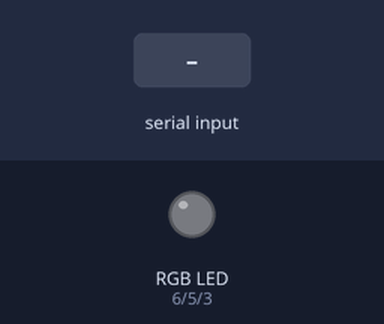
The sketch below on a simulated Arduino Uno, built with avr-gcc and run on an emulated ATmega328P. Parts: an RGB LED mixed from three pins (HIGH = lit). The inputs (shaded band) are chosen by the test bench. Dim RGB values are drawn brighter than linear.

Above: at 1.2 s.
1.3 s: "a" received over Serial
At 4.2 s:
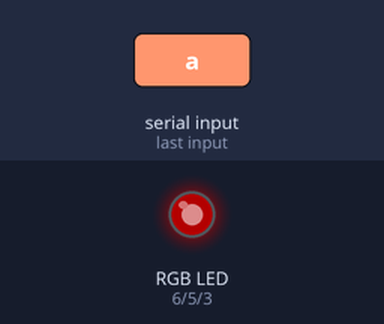
4.3 s: "b" received over Serial
At 7.2 s:
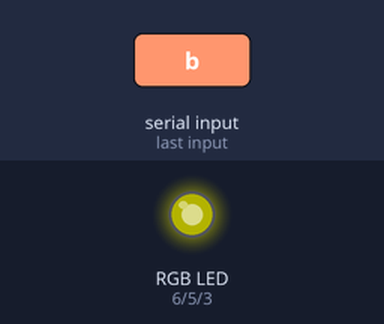
7.3 s: "c" received over Serial
At 10.2 s:
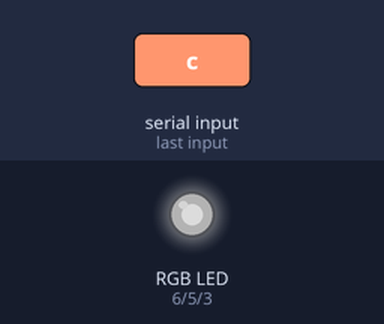
10.3 s: "d" received over Serial
At 11.7 s:
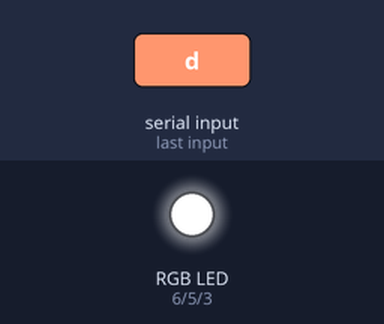
12.5 s: "a" received over Serial
At 13.8 s:
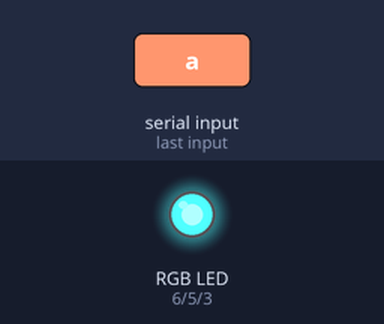
15.5 s: "b" received over Serial
At 16.7 s:
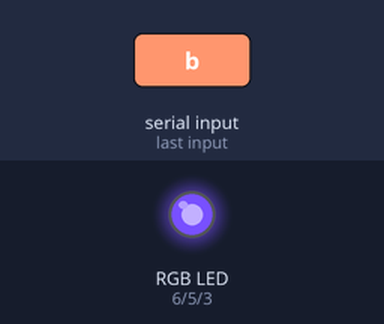
Timing chart, 0 to 26.5 s (numbered marks = the images above; inputs shaded):
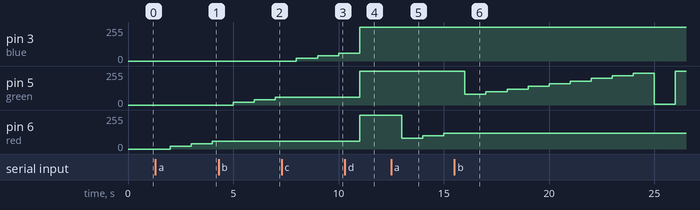

The sketch:

RGB_LED.ino
```cpp
int red = 6;
int green = 5;
int blue = 3;
char val;
int brightness1 = 0;
int brightness2 = 0;
int brightness3 = 0;
int index = 0;
int LED = 2;
void setup() {
  // put your setup code here, to run once:
  pinMode(red, OUTPUT);
  pinMode(green, OUTPUT);
  pinMode(blue, OUTPUT);
  Serial.begin(9600);
}

void loop() {
  // put your main code here, to run repeatedly:
  /*int list[3] = {2,3,4};

  digitalWrite(list[index], HIGH);

  index ++;
  digitalWrite(list[index], LOW);
  if(index > 3){
    index -= 3;
  }

  index++;
  digitalWrite(list[index], LOW);
  if(index > 3){
    index -= 3;
  }

  delay(1000);*/

  /*digitalWrite(LED, HIGH);

  LED += 1;
  if(LED > 5){
    LED = 2;
  }

  delay(1000);

  for(int i = 2; i < 5; i++){
    digitalWrite(i, LOW);
  }*/

  if(Serial.available()){
    val = Serial.read();
  }

  if(val == 'a'){
    brightness1 += 20;
    if(brightness1 > 260){
    brightness1 = 255;
  }
    analogWrite(red, brightness1);
  }
  if(val == 'b'){
    brightness2 += 20;
    if(brightness2 > 260){
    brightness2 = 255;
  }
    analogWrite(green, brightness2);
  }
  if(val == 'c'){
    brightness3 += 20;
    if(brightness3 > 260){
    brightness3 = 255;
  }
    analogWrite(blue, brightness3);
  }
  if(val == 'd'){
    digitalWrite(red, HIGH);
    digitalWrite(green, HIGH);
    digitalWrite(blue, HIGH);
  }
  if(val == 'e'){
    brightness1 = 0;
    brightness2 = 0;
    brightness3 = 0;
    digitalWrite(red, LOW);
    digitalWrite(green, LOW);
    digitalWrite(blue, LOW);
  }

  delay(1000);
}
```

Measured:
- after the input at 1.3 s, pin 6 (red): 0/255 → 20/255 after 0.70 s, → 40/255 1.0 s later, → 60/255 1.0 s later
- after the input at 4.3 s, pin 5 (green): 0/255 → 20/255 after 0.70 s, → 40/255 1.0 s later, → 60/255 1.0 s later; pin 6 (red): stays 60/255 (without the input it goes to 80/255 after 0.70 s)
- after the input at 7.3 s, pin 3 (blue): 0/255 → 20/255 after 0.70 s, → 40/255 1.0 s later, → 60/255 1.0 s later; pin 5 (green): stays 60/255 (without the input it goes to 80/255 after 0.70 s)
- after the input at 10.3 s, pin 5 (green), pin 6 (red): 60/255 → 255/255 after 0.70 s
- after the input at 12.5 s, pin 6 (red): 255/255 → 80/255 after 0.50 s, → 100/255 1.0 s later, → 120/255 1.0 s later
- after the input at 15.5 s, pin 5 (green): 255/255 → 80/255 after 0.50 s, → 100/255 1.0 s later, → 120/255 1.0 s later, → 140/255 1.0 s later, … (11 changes in this stretch); pin 6 (red): stops changing and stays 120/255
